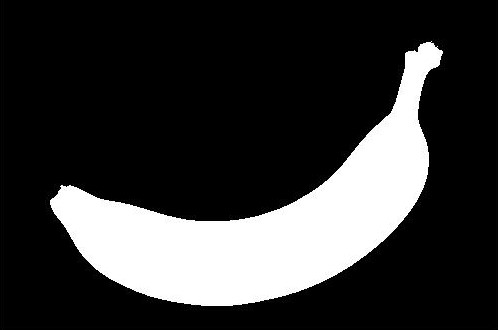
#> input picture images/boundary_extraction.jpg, 498 x 330 px
$ python assignment_5c.py
#> lines starting #> are read from the running program, lines starting #| are printed output that depends on the picture
import cv2
import numpy as np
import matplotlib.pyplot as plt
import pylab as pl

def perform_erosion(image, structuring_element_size):
    # Define the structuring element (kernel)
    kernel = np.ones((structuring_element_size, structuring_element_size), np.uint8)

    # Get image dimensions
    rows, cols = image.shape

    # Create an empty array for the result
    eroded_image = np.zeros_like(image)

    # Perform Dilation manually
    for i in range(structuring_element_size // 2, rows - structuring_element_size // 2):
        for j in range(structuring_element_size // 2, cols - structuring_element_size // 2):
            region = image[i - structuring_element_size // 2:i + structuring_element_size // 2 + 1,
                           j - structuring_element_size // 2:j + structuring_element_size // 2 + 1]
            eroded_image[i, j] = np.min(region * kernel)

    return eroded_image


# load an image
original_image = cv2.imread('./images/boundary_extraction.jpg', cv2.IMREAD_GRAYSCALE)
#> original_image is the input picture: shape (330, 498); min 0, max 255, mean 53.9
structuring_element_size = 3

# Perform Erosion operation
eroded_image = perform_erosion(original_image, structuring_element_size)
boundary_image = original_image - eroded_image
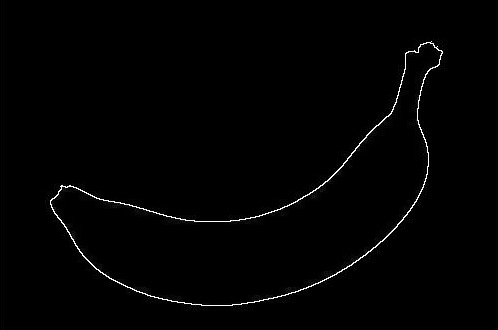
#> boundary_image: shape (330, 498); min 0, max 255, mean 2.6

# display images
plt.figure(figsize=(12, 6))
plt.subplot(1, 2, 1)
pl.title("Original Binary Image")
plt.imshow(original_image, cmap='gray')

plt.subplot(1, 2, 2)
pl.title("Boundary Extracted from Original Image")
plt.imshow(boundary_image, cmap='gray')

plt.tight_layout()
plt.show()
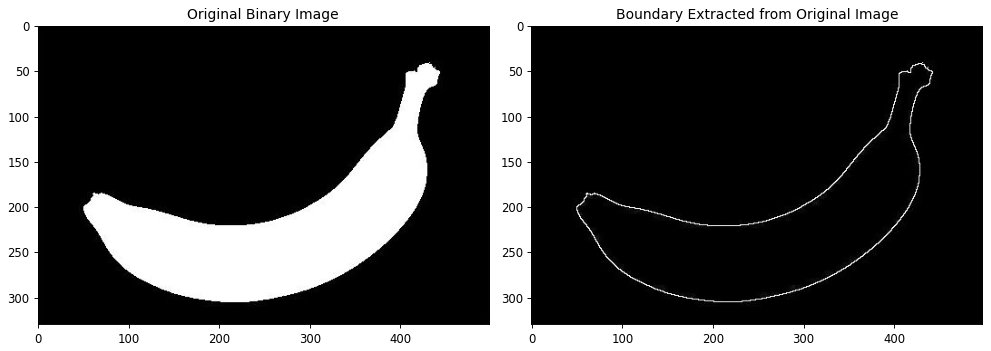
#> figure drawn by matplotlib, 2 panels

$ run again, with images/closing.jpg copied over images/boundary_extraction.jpg
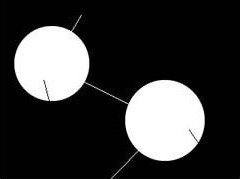
#> input picture images/closing.jpg, 240 x 179 px
#> original_image is the input picture: shape (179, 240); min 0, max 255, mean 57.6
#> after the loop in perform_erosion, `for i in range(structuring_element_size // 2, rows - structuring_eleme..`:
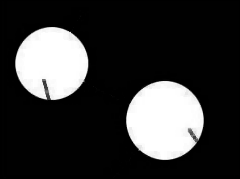
#> eroded_image: shape (179, 240); min 0, max 255, mean 52.4
#> `plt.show()`:
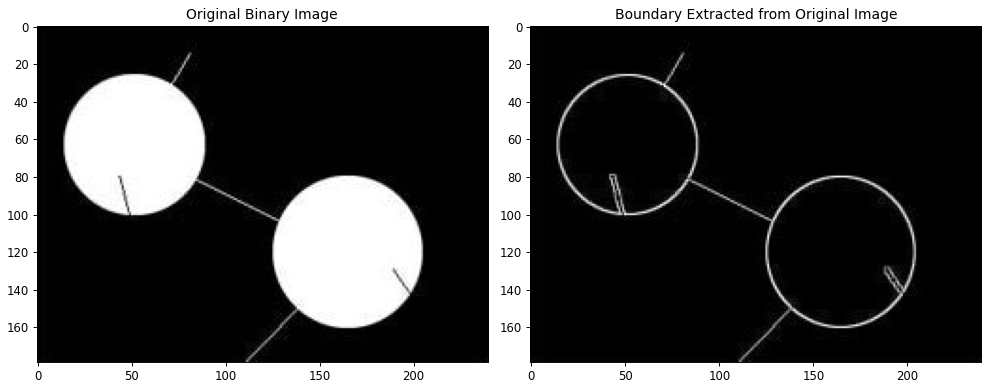
#> figure drawn by matplotlib, 2 panels
